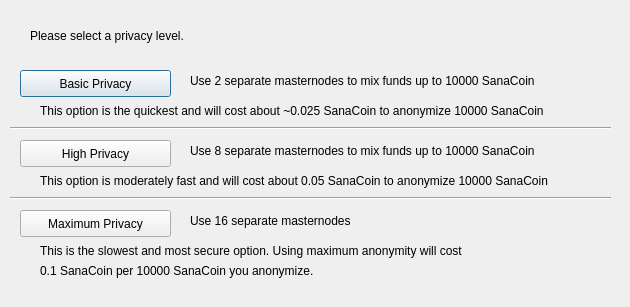
<?xml version="1.0" encoding="UTF-8"?>
<ui version="4.0">
 <class>ObfuscationConfig</class>
 <widget class="QDialog" name="ObfuscationConfig">
  <property name="geometry">
   <rect>
    <x>0</x>
    <y>0</y>
    <width>630</width>
    <height>307</height>
   </rect>
  </property>
  <property name="windowTitle">
   <string>Configure Obfuscation</string>
  </property>
  <widget class="QPushButton" name="buttonBasic">
   <property name="geometry">
    <rect>
     <x>20</x>
     <y>70</y>
     <width>151</width>
     <height>27</height>
    </rect>
   </property>
   <property name="text">
    <string>Basic Privacy</string>
   </property>
  </widget>
  <widget class="QPushButton" name="buttonHigh">
   <property name="geometry">
    <rect>
     <x>20</x>
     <y>140</y>
     <width>151</width>
     <height>27</height>
    </rect>
   </property>
   <property name="text">
    <string>High Privacy</string>
   </property>
  </widget>
  <widget class="QPushButton" name="buttonMax">
   <property name="geometry">
    <rect>
     <x>20</x>
     <y>210</y>
     <width>151</width>
     <height>27</height>
    </rect>
   </property>
   <property name="text">
    <string>Maximum Privacy</string>
   </property>
  </widget>
  <widget class="QLabel" name="label">
   <property name="geometry">
    <rect>
     <x>30</x>
     <y>20</y>
     <width>571</width>
     <height>31</height>
    </rect>
   </property>
   <property name="text">
    <string>Please select a privacy level.</string>
   </property>
  </widget>
  <widget class="QLabel" name="label_2">
   <property name="geometry">
    <rect>
     <x>190</x>
     <y>70</y>
     <width>421</width>
     <height>21</height>
    </rect>
   </property>
   <property name="text">
    <string>Use 2 separate masternodes to mix funds up to 10000 SanaCoin</string>
   </property>
  </widget>
  <widget class="QLabel" name="label_3">
   <property name="geometry">
    <rect>
     <x>190</x>
     <y>140</y>
     <width>411</width>
     <height>21</height>
    </rect>
   </property>
   <property name="text">
    <string>Use 8 separate masternodes to mix funds up to 10000 SanaCoin</string>
   </property>
  </widget>
  <widget class="QLabel" name="label_4">
   <property name="geometry">
    <rect>
     <x>190</x>
     <y>210</y>
     <width>421</width>
     <height>21</height>
    </rect>
   </property>
   <property name="text">
    <string>Use 16 separate masternodes</string>
   </property>
  </widget>
  <widget class="QLabel" name="label_6">
   <property name="geometry">
    <rect>
     <x>40</x>
     <y>100</y>
     <width>561</width>
     <height>21</height>
    </rect>
   </property>
   <property name="text">
    <string>This option is the quickest and will cost about ~0.025 SanaCoin to anonymize 10000 SanaCoin</string>
   </property>
  </widget>
  <widget class="QLabel" name="label_7">
   <property name="geometry">
    <rect>
     <x>40</x>
     <y>170</y>
     <width>561</width>
     <height>21</height>
    </rect>
   </property>
   <property name="text">
    <string>This option is moderately fast and will cost about 0.05 SanaCoin to anonymize 10000 SanaCoin</string>
   </property>
  </widget>
  <widget class="QLabel" name="label_8">
   <property name="geometry">
    <rect>
     <x>40</x>
     <y>240</y>
     <width>561</width>
     <height>21</height>
    </rect>
   </property>
   <property name="text">
    <string>This is the slowest and most secure option. Using maximum anonymity will cost</string>
   </property>
  </widget>
  <widget class="QLabel" name="label_9">
   <property name="geometry">
    <rect>
     <x>40</x>
     <y>260</y>
     <width>561</width>
     <height>21</height>
    </rect>
   </property>
   <property name="text">
    <string>0.1 SanaCoin per 10000 SanaCoin you anonymize.</string>
   </property>
  </widget>
  <widget class="Line" name="line">
   <property name="geometry">
    <rect>
     <x>10</x>
     <y>120</y>
     <width>601</width>
     <height>16</height>
    </rect>
   </property>
   <property name="orientation">
    <enum>Qt::Horizontal</enum>
   </property>
  </widget>
  <widget class="Line" name="line_2">
   <property name="geometry">
    <rect>
     <x>10</x>
     <y>190</y>
     <width>601</width>
     <height>16</height>
    </rect>
   </property>
   <property name="orientation">
    <enum>Qt::Horizontal</enum>
   </property>
  </widget>
 </widget>
 <resources/>
 <connections/>
</ui>
